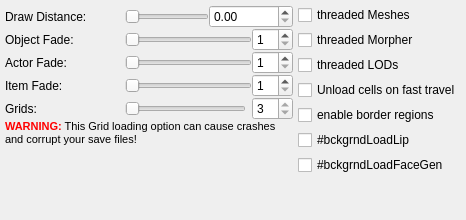
                <widget class="QWidget" name="tabGFX_Models_General">
                 <attribute name="title">
                  <string>General</string>
                 </attribute>
                 <layout class="QHBoxLayout" name="horizontalLayout_55">
                  <property name="spacing">
                   <number>5</number>
                  </property>
                  <property name="leftMargin">
                   <number>5</number>
                  </property>
                  <property name="topMargin">
                   <number>5</number>
                  </property>
                  <property name="rightMargin">
                   <number>5</number>
                  </property>
                  <property name="bottomMargin">
                   <number>5</number>
                  </property>
                  <item>
                   <layout class="QVBoxLayout" name="verticalLayout_4">
                    <property name="spacing">
                     <number>0</number>
                    </property>
                    <property name="leftMargin">
                     <number>0</number>
                    </property>
                    <property name="topMargin">
                     <number>0</number>
                    </property>
                    <property name="rightMargin">
                     <number>0</number>
                    </property>
                    <property name="bottomMargin">
                     <number>0</number>
                    </property>
                    <item>
                     <layout class="QHBoxLayout" name="horizontalLayout_73">
                      <item>
                       <layout class="QVBoxLayout" name="verticalLayout_48">
                        <item>
                         <widget class="QLabel" name="lblModelDrawDistance">
                          <property name="minimumSize">
                           <size>
                            <width>120</width>
                            <height>0</height>
                           </size>
                          </property>
                          <property name="text">
                           <string>Draw Distance:</string>
                          </property>
                         </widget>
                        </item>
                        <item>
                         <widget class="QLabel" name="lblObjDist">
                          <property name="minimumSize">
                           <size>
                            <width>120</width>
                            <height>0</height>
                           </size>
                          </property>
                          <property name="text">
                           <string>Object Fade:</string>
                          </property>
                         </widget>
                        </item>
                        <item>
                         <widget class="QLabel" name="lblActDist">
                          <property name="minimumSize">
                           <size>
                            <width>120</width>
                            <height>0</height>
                           </size>
                          </property>
                          <property name="text">
                           <string>Actor Fade:</string>
                          </property>
                         </widget>
                        </item>
                        <item>
                         <widget class="QLabel" name="lblItmDist">
                          <property name="minimumSize">
                           <size>
                            <width>120</width>
                            <height>0</height>
                           </size>
                          </property>
                          <property name="text">
                           <string>Item Fade:</string>
                          </property>
                         </widget>
                        </item>
                        <item>
                         <widget class="QLabel" name="lblGrids">
                          <property name="minimumSize">
                           <size>
                            <width>120</width>
                            <height>0</height>
                           </size>
                          </property>
                          <property name="toolTip">
                           <string>changes how detailed objects in the distance are.
Heavily affects performance and increases loading times.</string>
                          </property>
                          <property name="text">
                           <string>Grids:</string>
                          </property>
                         </widget>
                        </item>
                       </layout>
                      </item>
                      <item>
                       <layout class="QVBoxLayout" name="verticalLayout_49">
                        <item>
                         <layout class="QHBoxLayout" name="horizontalLayout_6">
                          <item>
                           <widget class="QSlider" name="sldModelDrawDistance">
                            <property name="minimum">
                             <number>1</number>
                            </property>
                            <property name="maximum">
                             <number>1000000000</number>
                            </property>
                            <property name="orientation">
                             <enum>Qt::Horizontal</enum>
                            </property>
                           </widget>
                          </item>
                          <item>
                           <widget class="QDoubleSpinBox" name="spnModelDrawDistance">
                            <property name="locale">
                             <locale language="English" country="UnitedStates"/>
                            </property>
                            <property name="decimals">
                             <number>2</number>
                            </property>
                            <property name="maximum">
                             <double>10000000.000000000000000</double>
                            </property>
                           </widget>
                          </item>
                         </layout>
                        </item>
                        <item>
                         <layout class="QHBoxLayout" name="horizontalLayout_7">
                          <item>
                           <widget class="QSlider" name="sldObjDist">
                            <property name="enabled">
                             <bool>true</bool>
                            </property>
                            <property name="minimum">
                             <number>1</number>
                            </property>
                            <property name="maximum">
                             <number>15</number>
                            </property>
                            <property name="orientation">
                             <enum>Qt::Horizontal</enum>
                            </property>
                           </widget>
                          </item>
                          <item>
                           <widget class="QSpinBox" name="spnObjDist">
                            <property name="enabled">
                             <bool>true</bool>
                            </property>
                            <property name="minimum">
                             <number>1</number>
                            </property>
                            <property name="maximum">
                             <number>15</number>
                            </property>
                           </widget>
                          </item>
                         </layout>
                        </item>
                        <item>
                         <layout class="QHBoxLayout" name="horizontalLayout_9">
                          <item>
                           <widget class="QSlider" name="sldActDist">
                            <property name="enabled">
                             <bool>true</bool>
                            </property>
                            <property name="sizePolicy">
                             <sizepolicy hsizetype="Expanding" vsizetype="Fixed">
                              <horstretch>0</horstretch>
                              <verstretch>0</verstretch>
                             </sizepolicy>
                            </property>
                            <property name="minimum">
                             <number>1</number>
                            </property>
                            <property name="maximum">
                             <number>20</number>
                            </property>
                            <property name="orientation">
                             <enum>Qt::Horizontal</enum>
                            </property>
                           </widget>
                          </item>
                          <item>
                           <widget class="QSpinBox" name="spnActDist">
                            <property name="enabled">
                             <bool>true</bool>
                            </property>
                            <property name="minimum">
                             <number>1</number>
                            </property>
                            <property name="maximum">
                             <number>20</number>
                            </property>
                           </widget>
                          </item>
                         </layout>
                        </item>
                        <item>
                         <layout class="QHBoxLayout" name="horizontalLayout_8">
                          <item>
                           <widget class="QSlider" name="sldItmDist">
                            <property name="enabled">
                             <bool>true</bool>
                            </property>
                            <property name="minimum">
                             <number>1</number>
                            </property>
                            <property name="maximum">
                             <number>15</number>
                            </property>
                            <property name="orientation">
                             <enum>Qt::Horizontal</enum>
                            </property>
                           </widget>
                          </item>
                          <item>
                           <widget class="QSpinBox" name="spnItmDist">
                            <property name="enabled">
                             <bool>true</bool>
                            </property>
                            <property name="minimum">
                             <number>1</number>
                            </property>
                            <property name="maximum">
                             <number>15</number>
                            </property>
                           </widget>
                          </item>
                         </layout>
                        </item>
                        <item>
                         <layout class="QHBoxLayout" name="horizontalLayout_10" stretch="0,0">
                          <property name="spacing">
                           <number>6</number>
                          </property>
                          <property name="sizeConstraint">
                           <enum>QLayout::SetDefaultConstraint</enum>
                          </property>
                          <item>
                           <widget class="QSlider" name="sldGrids">
                            <property name="enabled">
                             <bool>true</bool>
                            </property>
                            <property name="toolTip">
                             <string>changes how detailed objects in the distance are.
Heavily affects performance and increases loading times.</string>
                            </property>
                            <property name="minimum">
                             <number>2</number>
                            </property>
                            <property name="maximum">
                             <number>7</number>
                            </property>
                            <property name="singleStep">
                             <number>1</number>
                            </property>
                            <property name="pageStep">
                             <number>10</number>
                            </property>
                            <property name="orientation">
                             <enum>Qt::Horizontal</enum>
                            </property>
                           </widget>
                          </item>
                          <item>
                           <widget class="QSpinBox" name="spnGrids">
                            <property name="enabled">
                             <bool>true</bool>
                            </property>
                            <property name="toolTip">
                             <string>changes how detailed objects in the distance are.
Heavily affects performance and increases loading times.</string>
                            </property>
                            <property name="readOnly">
                             <bool>true</bool>
                            </property>
                            <property name="minimum">
                             <number>3</number>
                            </property>
                            <property name="maximum">
                             <number>13</number>
                            </property>
                            <property name="singleStep">
                             <number>2</number>
                            </property>
                           </widget>
                          </item>
                         </layout>
                        </item>
                       </layout>
                      </item>
                     </layout>
                    </item>
                    <item>
                     <widget class="QLabel" name="lblWarningGrids">
                      <property name="text">
                       <string>&lt;!DOCTYPE HTML PUBLIC &quot;-//W3C//DTD HTML 4.0//EN&quot; &quot;http://www.w3.org/TR/REC-html40/strict.dtd&quot;&gt;
&lt;html&gt;&lt;head&gt;&lt;meta name=&quot;qrichtext&quot; content=&quot;1&quot; /&gt;&lt;style type=&quot;text/css&quot;&gt;
p, li { white-space: pre-wrap; }
&lt;/style&gt;&lt;/head&gt;&lt;body style=&quot; font-family:'MS Shell Dlg 2'; font-size:8.25pt; font-weight:400; font-style:normal;&quot;&gt;
&lt;p style=&quot; margin-top:0px; margin-bottom:0px; margin-left:0px; margin-right:0px; -qt-block-indent:0; text-indent:0px;&quot;&gt;&lt;span style=&quot; font-size:8pt; font-weight:600; color:#ff0000;&quot;&gt;WARNING:&lt;/span&gt;&lt;span style=&quot; font-size:8pt; color:#000000;&quot;&gt; This Grid loading option can cause crashes and corrupt your save files!&lt;/span&gt;&lt;/p&gt;&lt;/body&gt;&lt;/html&gt;</string>
                      </property>
                      <property name="scaledContents">
                       <bool>false</bool>
                      </property>
                      <property name="alignment">
                       <set>Qt::AlignLeading|Qt::AlignLeft|Qt::AlignTop</set>
                      </property>
                      <property name="wordWrap">
                       <bool>true</bool>
                      </property>
                     </widget>
                    </item>
                    <item>
                     <spacer name="verticalSpacer_14">
                      <property name="orientation">
                       <enum>Qt::Vertical</enum>
                      </property>
                      <property name="sizeHint" stdset="0">
                       <size>
                        <width>20</width>
                        <height>40</height>
                       </size>
                      </property>
                     </spacer>
                    </item>
                   </layout>
                  </item>
                  <item>
                   <layout class="QVBoxLayout" name="verticalLayout_3">
                    <item>
                     <widget class="QCheckBox" name="ckbThreadedMesh">
                      <property name="toolTip">
                       <string>when enabled the effects are calculated on multiple CPU threads.</string>
                      </property>
                      <property name="text">
                       <string>threaded Meshes</string>
                      </property>
                     </widget>
                    </item>
                    <item>
                     <widget class="QCheckBox" name="ckbThreadedMorpher">
                      <property name="toolTip">
                       <string>when enabled the effects are calculated on multiple CPU threads.</string>
                      </property>
                      <property name="text">
                       <string>threaded Morpher</string>
                      </property>
                     </widget>
                    </item>
                    <item>
                     <widget class="QCheckBox" name="ckbThreadedLOD">
                      <property name="toolTip">
                       <string>when enabled the effects are calculated on multiple CPU threads.</string>
                      </property>
                      <property name="text">
                       <string>threaded LODs</string>
                      </property>
                     </widget>
                    </item>
                    <item>
                     <widget class="QCheckBox" name="ckbUnloadOnFT">
                      <property name="toolTip">
                       <string/>
                      </property>
                      <property name="text">
                       <string>Unload cells on fast travel</string>
                      </property>
                     </widget>
                    </item>
                    <item>
                     <widget class="QCheckBox" name="ckbBorderRegion">
                      <property name="toolTip">
                       <string>This removes the invisible barriers around the outside of the map.</string>
                      </property>
                      <property name="text">
                       <string>enable border regions</string>
                      </property>
                     </widget>
                    </item>
                    <item>
                     <widget class="QCheckBox" name="ckbBckgrndLoadLip">
                      <property name="toolTip">
                       <string>#bckgrndLoadLip_t</string>
                      </property>
                      <property name="text">
                       <string>#bckgrndLoadLip</string>
                      </property>
                     </widget>
                    </item>
                    <item>
                     <widget class="QCheckBox" name="ckbBckgrndLoadFaceGen">
                      <property name="toolTip">
                       <string>#bckgrndLoadFaceGen_t</string>
                      </property>
                      <property name="text">
                       <string>#bckgrndLoadFaceGen</string>
                      </property>
                     </widget>
                    </item>
                    <item>
                     <spacer name="verticalSpacer_10">
                      <property name="orientation">
                       <enum>Qt::Vertical</enum>
                      </property>
                      <property name="sizeHint" stdset="0">
                       <size>
                        <width>20</width>
                        <height>40</height>
                       </size>
                      </property>
                     </spacer>
                    </item>
                   </layout>
                  </item>
                 </layout>
                </widget>
